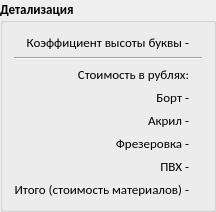
     <widget class="QGroupBox" name="detailsGroupBox">
      <property name="sizePolicy">
       <sizepolicy hsizetype="Expanding" vsizetype="Fixed">
        <horstretch>0</horstretch>
        <verstretch>0</verstretch>
       </sizepolicy>
      </property>
      <property name="minimumSize">
       <size>
        <width>0</width>
        <height>0</height>
       </size>
      </property>
      <property name="maximumSize">
       <size>
        <width>16777215</width>
        <height>16777215</height>
       </size>
      </property>
      <property name="font">
       <font>
        <family>Calibri</family>
        <pointsize>10</pointsize>
        <weight>75</weight>
        <bold>true</bold>
       </font>
      </property>
      <property name="title">
       <string>Детализация</string>
      </property>
      <property name="flat">
       <bool>false</bool>
      </property>
      <layout class="QVBoxLayout" name="verticalLayout">
       <item>
        <layout class="QGridLayout" name="gridLayout_2">
         <property name="sizeConstraint">
          <enum>QLayout::SetDefaultConstraint</enum>
         </property>
         <item row="5" column="1">
          <widget class="QLabel" name="millingValueLabel">
           <property name="sizePolicy">
            <sizepolicy hsizetype="Expanding" vsizetype="Preferred">
             <horstretch>0</horstretch>
             <verstretch>0</verstretch>
            </sizepolicy>
           </property>
           <property name="font">
            <font>
             <family>Calibri</family>
             <pointsize>10</pointsize>
             <weight>50</weight>
             <bold>false</bold>
            </font>
           </property>
           <property name="text">
            <string/>
           </property>
          </widget>
         </item>
         <item row="4" column="1">
          <widget class="QLabel" name="acrylicValueLabel">
           <property name="sizePolicy">
            <sizepolicy hsizetype="Expanding" vsizetype="Preferred">
             <horstretch>0</horstretch>
             <verstretch>0</verstretch>
            </sizepolicy>
           </property>
           <property name="font">
            <font>
             <family>Calibri</family>
             <pointsize>10</pointsize>
             <weight>50</weight>
             <bold>false</bold>
            </font>
           </property>
           <property name="text">
            <string/>
           </property>
          </widget>
         </item>
         <item row="6" column="0">
          <widget class="QLabel" name="pvcHeadLabel">
           <property name="font">
            <font>
             <family>Calibri</family>
             <pointsize>10</pointsize>
             <weight>50</weight>
             <bold>false</bold>
            </font>
           </property>
           <property name="text">
            <string>ПВХ -</string>
           </property>
           <property name="alignment">
            <set>Qt::AlignRight|Qt::AlignTrailing|Qt::AlignVCenter</set>
           </property>
          </widget>
         </item>
         <item row="0" column="1">
          <widget class="QLabel" name="coeffValueLabel">
           <property name="sizePolicy">
            <sizepolicy hsizetype="Expanding" vsizetype="Preferred">
             <horstretch>0</horstretch>
             <verstretch>0</verstretch>
            </sizepolicy>
           </property>
           <property name="font">
            <font>
             <family>Calibri</family>
             <pointsize>10</pointsize>
             <weight>50</weight>
             <bold>false</bold>
            </font>
           </property>
           <property name="text">
            <string/>
           </property>
          </widget>
         </item>
         <item row="7" column="1">
          <widget class="QLabel" name="totalMaterialCostValueLabel">
           <property name="sizePolicy">
            <sizepolicy hsizetype="Expanding" vsizetype="Preferred">
             <horstretch>0</horstretch>
             <verstretch>0</verstretch>
            </sizepolicy>
           </property>
           <property name="font">
            <font>
             <family>Calibri</family>
             <pointsize>10</pointsize>
             <weight>50</weight>
             <bold>false</bold>
            </font>
           </property>
           <property name="text">
            <string/>
           </property>
          </widget>
         </item>
         <item row="5" column="0">
          <widget class="QLabel" name="millingHeadLabel">
           <property name="font">
            <font>
             <family>Calibri</family>
             <pointsize>10</pointsize>
             <weight>50</weight>
             <bold>false</bold>
            </font>
           </property>
           <property name="text">
            <string>Фрезеровка -</string>
           </property>
           <property name="alignment">
            <set>Qt::AlignRight|Qt::AlignTrailing|Qt::AlignVCenter</set>
           </property>
          </widget>
         </item>
         <item row="6" column="1">
          <widget class="QLabel" name="pvcValueLabel">
           <property name="sizePolicy">
            <sizepolicy hsizetype="Expanding" vsizetype="Preferred">
             <horstretch>0</horstretch>
             <verstretch>0</verstretch>
            </sizepolicy>
           </property>
           <property name="font">
            <font>
             <family>Calibri</family>
             <pointsize>10</pointsize>
             <weight>50</weight>
             <bold>false</bold>
            </font>
           </property>
           <property name="text">
            <string/>
           </property>
          </widget>
         </item>
         <item row="3" column="1">
          <widget class="QLabel" name="sideValueLabel">
           <property name="sizePolicy">
            <sizepolicy hsizetype="Expanding" vsizetype="Preferred">
             <horstretch>0</horstretch>
             <verstretch>0</verstretch>
            </sizepolicy>
           </property>
           <property name="font">
            <font>
             <family>Calibri</family>
             <pointsize>10</pointsize>
             <weight>50</weight>
             <bold>false</bold>
            </font>
           </property>
           <property name="text">
            <string/>
           </property>
          </widget>
         </item>
         <item row="3" column="0">
          <widget class="QLabel" name="sideHeadLabel">
           <property name="font">
            <font>
             <family>Calibri</family>
             <pointsize>10</pointsize>
             <weight>50</weight>
             <bold>false</bold>
            </font>
           </property>
           <property name="text">
            <string>Борт -</string>
           </property>
           <property name="alignment">
            <set>Qt::AlignRight|Qt::AlignTrailing|Qt::AlignVCenter</set>
           </property>
          </widget>
         </item>
         <item row="4" column="0">
          <widget class="QLabel" name="acrylicHeadLabel">
           <property name="font">
            <font>
             <family>Calibri</family>
             <pointsize>10</pointsize>
             <weight>50</weight>
             <bold>false</bold>
            </font>
           </property>
           <property name="text">
            <string>Акрил -</string>
           </property>
           <property name="alignment">
            <set>Qt::AlignRight|Qt::AlignTrailing|Qt::AlignVCenter</set>
           </property>
          </widget>
         </item>
         <item row="0" column="0">
          <widget class="QLabel" name="coeffHeadLabel">
           <property name="font">
            <font>
             <family>Calibri</family>
             <pointsize>10</pointsize>
             <weight>50</weight>
             <bold>false</bold>
            </font>
           </property>
           <property name="text">
            <string>Коэффициент высоты буквы -</string>
           </property>
           <property name="alignment">
            <set>Qt::AlignRight|Qt::AlignTrailing|Qt::AlignVCenter</set>
           </property>
          </widget>
         </item>
         <item row="7" column="0">
          <widget class="QLabel" name="totalMaterialCostHeadLabel">
           <property name="font">
            <font>
             <family>Calibri</family>
             <pointsize>10</pointsize>
             <weight>50</weight>
             <bold>false</bold>
            </font>
           </property>
           <property name="text">
            <string>Итого (стоимость материалов) -</string>
           </property>
           <property name="alignment">
            <set>Qt::AlignRight|Qt::AlignTrailing|Qt::AlignVCenter</set>
           </property>
          </widget>
         </item>
         <item row="2" column="0">
          <widget class="QLabel" name="costHeadLabel">
           <property name="font">
            <font>
             <family>Calibri</family>
             <pointsize>10</pointsize>
             <weight>50</weight>
             <bold>false</bold>
            </font>
           </property>
           <property name="text">
            <string>Стоимость в рублях:</string>
           </property>
           <property name="alignment">
            <set>Qt::AlignRight|Qt::AlignTrailing|Qt::AlignVCenter</set>
           </property>
          </widget>
         </item>
         <item row="1" column="0" colspan="2">
          <widget class="Line" name="line">
           <property name="orientation">
            <enum>Qt::Horizontal</enum>
           </property>
          </widget>
         </item>
        </layout>
       </item>
      </layout>
     </widget>
